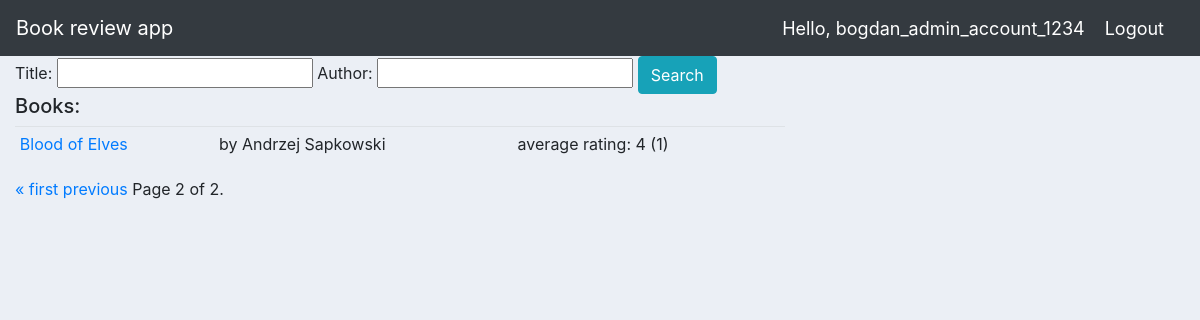
Page /?page=2 (signed in) on the committed database.
### reviews/models.py (models this page shows, shortened)
class Book(models.Model):
    name = models.CharField(max_length=200)
    image= models.ImageField(default='default.jpg', upload_to='profile_pics',null=True,blank=True)
    author = models.CharField(max_length=200)
    resume = models.TextField(null=True,blank=True)
    publication_year = models.DateTimeField()
    def average_rating(self):
        return self.review_set.aggregate(Avg('rating'))['rating__avg']
    def get_all_reviews(self):
        return self.review_set.count()
    def __str__(self):
        return self.name

### reviews/views.py (the view)
# urls.py: path('', BookList, name='book_list'),
def BookList(request):
    books = Book.objects.all()
    myFilter= MyModelFilter(request.GET,queryset=books)
    books=myFilter.qs
    paginator = Paginator(books, 10)
    page_number = request.GET.get('page')
    page_obj = paginator.get_page(page_number)
    context = {
        'books':page_obj,
        'myFilter':myFilter,
    }
    return render(request, 'reviews/book_list.html',context)

### reviews/templates/reviews/book_list.html (shortened to what this page needs)
{% extends 'reviews/main.html' %}
{% block content %}
<div class="row">
	<div class="col-md-8">
        <div >
                <form method="get">
                        {{myFilter.form}}
                <button class="btn btn-info" type="submit">Search</button>
                </form>
        </div>
        <h5>Books:</h5>
        <table class="table table-sm">
{% for book in books %}
<tr>
<td><a href="{% url 'book_detail' book.id %}">{{book}}</a> </td>
<td>by {{book.author}}</td>
<td>average rating: {{ book.average_rating | floatformat }}  ({{book.get_all_reviews}})</td>
</tr>
{% endfor %}
</table>
<div class="pagination">
        <span class="step-links">
            {% if books.has_previous %}
                <a href="?page=1">&laquo; first</a>
                <a href="?page={{ books.previous_page_number }}">previous</a>
            {% endif %}
            <span class="current">
                Page {{ books.number }} of {{ books.paginator.num_pages }}.
            </span>
        </span>
    </div>
</div>
{% endblock %}

### reviews/templates/reviews/navbar.html (shortened to what this page needs)
{% load static %}
<nav class="navbar navbar-expand-lg navbar-dark bg-dark">
    <a class="navbar-brand" href="#"> Book review app</a>
    <span class="hello-msg">Hello, {{request.user}}</span>
    <span ><a class="hello-msg" href="{% url 'logout' %}">Logout</a></span>
  </nav>

### static/css/main.css (style rules this page uses)
body { background-color: #ebeff5; }

### reviews/templates/reviews/navbar.html (style rules this page uses)
.hello-msg { font-size: 18px; color: #fff; margin-right: 20px; }

### rows in the picture
Book: name "Blood of Elves", author "Andrzej Sapkowski", average_rating "4", get_all_reviews "1"

### other values in the picture
{{ request.user }} "bogdan_admin_account_1234"
{{ books.number }} "2"
{{ books.paginator.num_pages }} "2"
